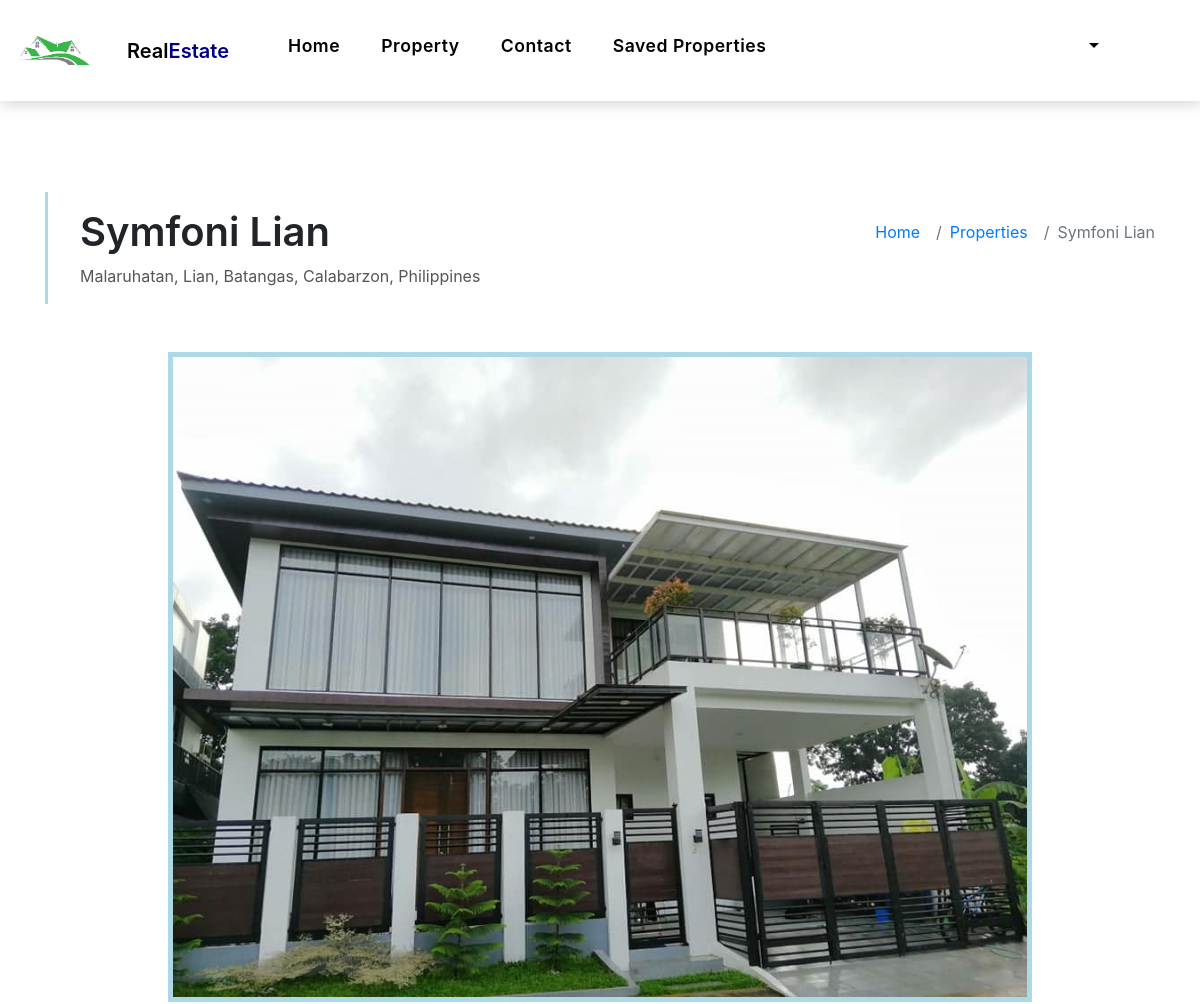
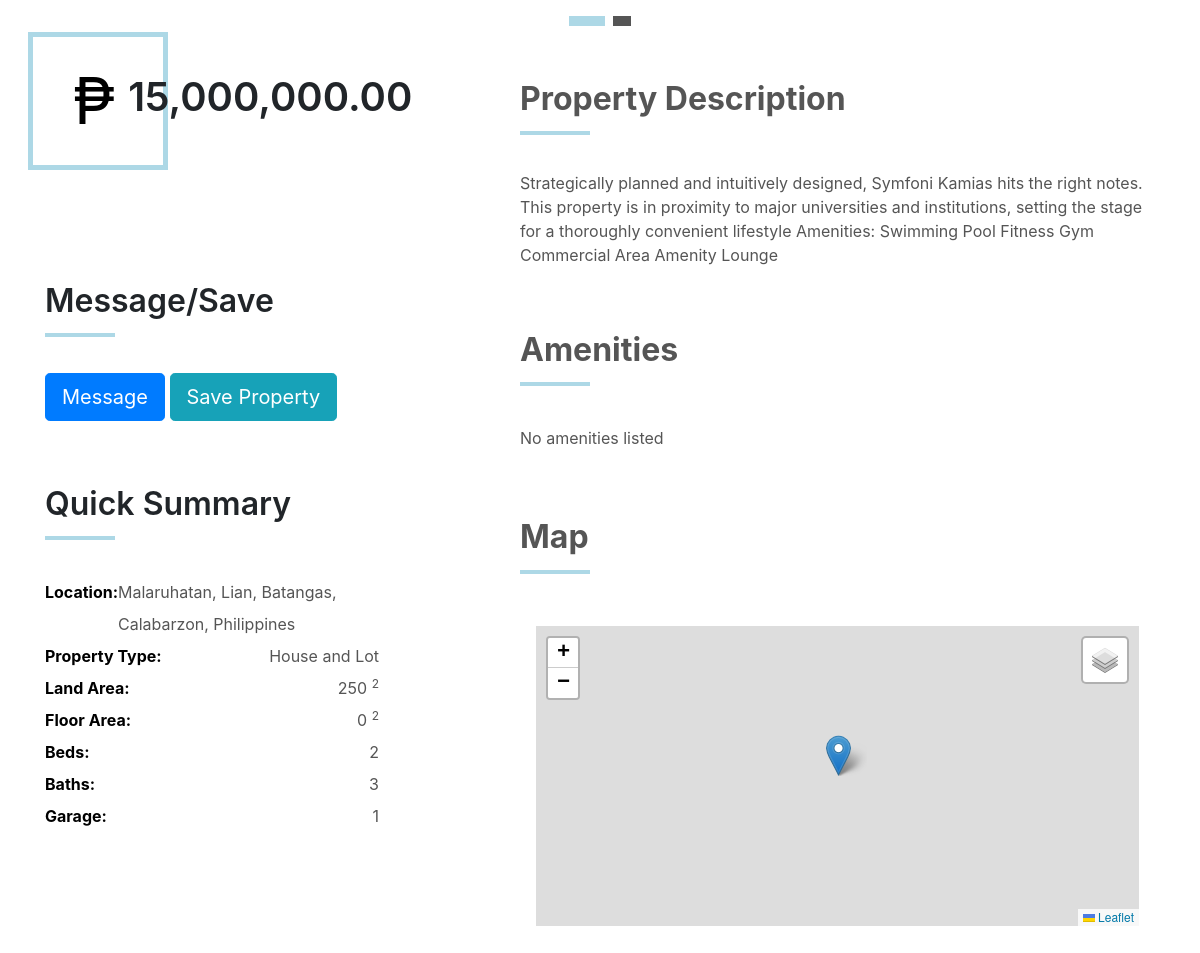
/Customer/property-single.php?id=RS-0000003 (signed in), run on the app's committed database (2 pictures, top to bottom).
### tables this page shows
CREATE TABLE `seller_property` (
  `id` varchar(150) NOT NULL,
  `title` varchar(150) NOT NULL,
  `more_info` text NOT NULL,
  `price` float NOT NULL,
  `sqm` float NOT NULL,
  `type` varchar(50) NOT NULL,
  `approved` varchar(5) NOT NULL,
  `status` varchar(10) NOT NULL,
  `seller_id` int(11) NOT NULL,
  `latitude` varchar(150) NOT NULL,
  `longitude` varchar(150) NOT NULL,
  `location` varchar(150) NOT NULL,
  `bedroom` int(11) NOT NULL,
  `garages` int(11) NOT NULL,
  `cr` int(11) NOT NULL,
  `image` text NOT NULL,
  `date` date NOT NULL,
  `floor_sqm` float NOT NULL
);

CREATE TABLE `seller_property_photos` (
  `id` int(11) NOT NULL,
  `property_id` varchar(150) NOT NULL,
  `photos` text NOT NULL
);

### Customer/property-single.php (the view, shortened to what this page needs)
<?php require_once 'header.php';
global $con;
if (isset($_GET["id"])) {
    $property_id = $_GET["id"];
    $sql = "SELECT `title`, `more_info`, `price`, `sqm`, `type`, `approved`, `status`, `seller_id`, `latitude`, `longitude`, `location`, `bedroom`, `garages`, `cr`, seller_property.image, `date`, sl.name as Name,floor_sqm FROM `seller_property`
    INNER JOIN seller_login as sl ON seller_property.seller_id = sl.id
    INNER JOIN seller_property_photos as sp ON seller_property.id = sp.property_id
    WHERE seller_property.id = '$property_id'";
    $result = $con->query($sql);
    $row = $result->fetch_assoc();
    $price = $row["price"];
    $_price = number_format($price,2);
    $q = "SELECT `photos` FROM `seller_property_photos` WHERE `property_id` = '$property_id'";
    $r = $con->query($q);
    $q1 = "SELECT * FROM `amenities` WHERE `property_id` = '$property_id'";
    $r1 = $con->query($q1);
}
?>
<link rel="stylesheet" href="https://unpkg.com/leaflet@1.9.3/dist/leaflet.css"
 />
<body>
    <main id="main">
        <section class="intro-single">
            <div class="container">
                <?php
                                if ($result->num_rows > 0) {
                                    $row = $result->fetch_assoc();
                            ?>
                <div class="row">
                    <div class="col-md-12 col-lg-8">
                        <div class="title-single-box">
                            <?php
                            echo '<h1 class="title-single">'.$row["title"].'</h1>';
                            echo '<span class="color-text-a">'.$row["location"].'</span>';
                            ?>
                        </div>
                    </div>
                    <div class="col-md-12 col-lg-4">
                        <nav aria-label="breadcrumb" class="breadcrumb-box d-flex justify-content-lg-end">
                            <ol class="breadcrumb">
                                <li class="breadcrumb-item">
                                    <a href="index.php">Home</a>
                                </li>
                                <li class="breadcrumb-item">
                                    <a href="property-grid.php">Properties</a>
                                </li>
                                <li class="breadcrumb-item active" aria-current="page">
                                    <?php
                                    echo $row["title"];
                                    ?>
                                </li>
                            </ol>
                        </nav>
                    </div>
                </div>
                <?php
                    }
                ?>
            </div>
        </section>
        <section class="property-single nav-arrow-b">
            <div class="container">
                <div class="row justify-content-center">
                    <div class="col-lg-12">
                        <div id="property-single-carousel" class="swiper">
                            <div class="swiper-wrapper">
                                <?php
                                if ($r->num_rows > 0) {
                                    while($ro = $r->fetch_assoc()){;
                                        ?>
                                <div class="carousel-item-a swiper-slide d-flex justify-content-center">
                                    <?php
                                    echo '<img src="'.$ro["photos"].'" alt="">';
                                    ?>
                                </div>
                                <?php
                                }}
                                ?>
                            </div>
                        </div>
                        <div class="property-single-carousel-pagination carousel-pagination"></div>
                    </div>
                </div>
                <div class="row">
                    <div class="col-sm-12">
                        <?php
                                if ($result->num_rows > 0) {
                            ?>
                        <div class="row justify-content-between">
                            <div class="col-md-5 col-lg-4">
                                <div class="property-price d-flex justify-content-center foo">
                                    <div class="card-header-c d-flex">
                                        <div class="card-box-ico">
                                            <span>₱</span>
                                        </div>
                                        <br><br>
                                        <div class="card-title-c align-self-center">
                                            <?php
                                                echo '<h5 class="title-c">'.$_price.'</h5>';
                                                ?>
                                        </div>
                                    </div>
                                </div>
                                <br><br>
                                <div>
                                    <div class="title-box-d section-t4">
                                        <h3 class="title-d"> Message/Save</h3>
                                    </div>
                                    <button class="btn btn-primary btn-lg">
                                        Message
                                    </button>
                                    <button id="add_to_list" data-id="<?php echo $property_id; ?>"
                                        class="btn btn-info btn-lg">
                                        Save Property
                                    </button>
                                </div>
                                <div class="property-summary">
                                    <div class="row">
                                        <div class="col-sm-12">
                                            <div class="title-box-d section-t4">
                                                <h3 class="title-d">Quick Summary</h3>
                                            </div>
                                        </div>
                                    </div>
                                    <div class="summary-list">
                                        <ul class="list">
                                            <?php
                                            echo '
                                            <li class="d-flex justify-content-between">
                                                <strong>Location: </strong>
                                                <span>' .$row["location"].'</span>
                                            </li>
                                            <li class="d-flex justify-content-between">
                                                <strong>Property Type:</strong>
                                                <span>'.$row["type"].'</span>
                                            </li>
                                            <li class="d-flex justify-content-between">
                                                <strong>Land Area:</strong>
                                                <span>'.$row["sqm"].'
                                                    <sup>2</sup>
                                                </span>
                                            </li>
                                            <li class="d-flex justify-content-between">
                                            <strong>Floor Area:</strong>
                                            <span>'.$row["floor_sqm"].'
                                                <sup>2</sup>
                                            </span>
                                        </li>
                                            <li class="d-flex justify-content-between">
                                                <strong>Beds:</strong>
                                                <span>'.$row["bedroom"].'</span>
                                            </li>
                                            <li class="d-flex justify-content-between">
                                                <strong>Baths:</strong>
                                                <span>'.$row["cr"].'</span>
                                            </li>
                                            <li class="d-flex justify-content-between">
                                                <strong>Garage:</strong>
                                                <span>'.$row["garages"].'</span>
                                            </li>';
                                            ?>
                                        </ul>
                                    </div>
                                </div>
                            </div>
                            <div class="col-md-7 col-lg-7 section-md-t3">
                                <div class="row">
                                    <div class="col-sm-12">
                                        <div class="title-box-d">
                                            <br><br>
                                            <h3 class="title-d color-text-a" style="font-weight: bold;">Property
                                                Description</h3>
                                        </div>
                                    </div>
                                </div>
                                <div class="property-description">
                                    <?php
                                echo '<p class="description color-text-a">'.$row["more_info"].'
                                </p>' ;
                                ?>
                                </div>
                                <div class="row section-t3">
                                    <div class="col-sm-12">
                                        <div class="title-box-d">
                                            <h3 class="title-d color-text-a" style="font-weight: bold;">Amenities</h3>
                                        </div>
                                    </div>
                                </div>
                                <div class="amenities-list color-text-a">
                                    <ul class="list-a no-margin">
                                        <?php
                                if ($r1->num_rows > 0) {
                                    while($roww = $r1->fetch_assoc()){;
                                    echo '<li>'.$roww['amenities'].'</li>';
                                }}
                                else{
                                    echo '<p class="description color-text-a"> No amenities listed </p>';
                                }
                                ?>
                                    </ul>
                                </div>
                                <div class="row section-t3">
                                    <div class="col-sm-12">
                                        <div class="title-box-d">
                                            <h3 class="title-d color-text-a" style="font-weight: bold;">Map
                                            </h3>
                                        </div>
                                    </div>
                                </div>
                                <div class="modal-body">
                                    <div id="locmap"></div>
                                </div>
                            </div>
                        </div>
                        <?php
                                }
                        ?>
                    </div>
                </div>
            </div>
        </section>
        <br><br><br>
    </main>
    </html>
    <?php include 'footer.php'; ?>

### Customer/assets/css/style.css (style rules this page uses)
body { font-family: "Poppins", sans-serif; color: #555555; }
h1, h2, h3, h4, h5, h6 { color: #000000; }
a { color: #000000; text-decoration: none; transition: all 0.5s ease; }
.color-text-a { text-decoration: none; color: #555555; }
.no-margin { margin: 0; }
.list-a { text-decoration: none; display: inline-block; line-height: 2; padding: 0; list-style: none; }
.section-t4 { padding-top: 4rem; }
.section-t3 { padding-top: 3rem; }
.title-box-d { padding-bottom: 1.8rem; margin-bottom: 1rem; position: relative; }
.title-box-d .title-d { font-weight: 600; font-size: 2rem; }
.title-box-d .title-d:after { content: ""; position: absolute; width: 70px; height: 4px; background-color: #ADD8E6; bottom: 20px; left: 0; }
.carousel-pagination { margin-top: 10px; text-align: center; }
.btn { transition: 0.5s ease; }
.carousel-item-a img { border: 5px solid #ADD8E6; height: 650px; }
.intro-single { padding: 12rem 0 3rem; }
.intro-single .title-single-box { padding: 1rem 0 1rem 2rem; }
.intro-single .title-single-box { border-left: 3px solid #ADD8E6; }
.intro-single .title-single-box .title-single { font-weight: 600; font-size: 2.2rem; }
@media (min-width: 768px) { .intro-single .title-single-box .title-single { font-size: 2.1rem; } }
@media (min-width: 992px) { .intro-single .title-single-box .title-single { font-size: 2.5rem; } }
.intro-single .breadcrumb-box { padding: 1rem 0 0 0.5rem; }
.intro-single .breadcrumb { background-color: transparent; padding-right: 0; padding-left: 0; }
.property-price { margin: 0 auto; }
.property-price .card-header-c { padding: 0; }
.summary-list { padding-right: 1rem; color: #000000; }
.summary-list .list { padding: 0; line-height: 2; }
.summary-list .list span { color: #555555; }
.card-header-c { padding: 0 1rem 1rem 1rem; }
.card-box-ico { padding: 1rem 3rem 1rem 2.5rem; border: 5px solid #ADD8E6; }
.card-box-ico span { font-size: 4rem; color: #000000; }
.title-c { font-size: 2.5rem; font-weight: 600; margin-left: -40px; }
@media (min-width: 768px) { .title-c { font-size: 1.8rem; } }
@media (min-width: 992px) { .title-c { font-size: 2.5rem; } }

### Customer/property-single.php (style rules this page uses)
#locmap { height: 300px; width: 100%; z-index: 1; }

### data on the page
seller_property: title "Symfoni Lian", location "Malaruhatan, Lian, Batangas, Calabarzon, Philippines", price "15,000,000.00", type "House and Lot", sqm "250", floor_sqm "0", bedroom "2", cr "3", garages "1", more_info "Strategically planned and intuitively designed, Symfoni Kamias hits the right notes. This property is in proximity to major universities and institutions, setting the stage for a thoroughly convenient lifestyle Amenities: Swimming Pool Fitness Gym Commercial Area Amenity Lounge"
seller_property_photos: photos (picture)
